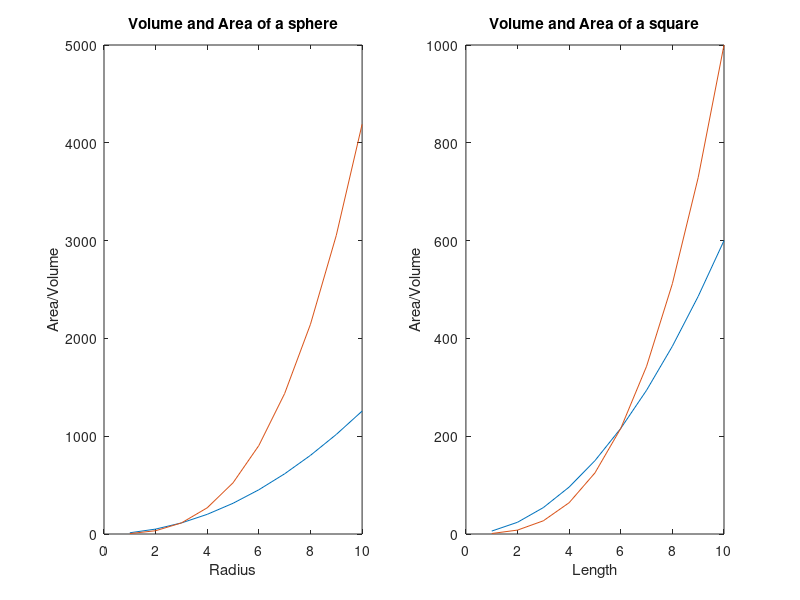

MATLAB code to generate this figure:
% Dean Chong San
% 40061194
clc;
close all;

radiuses = [1:10];

% Sphere
area = 4 * pi .* radiuses .^2;
volume = 4/3 * pi .* radiuses .^3;

% Square
surfAreaSquare = 6 .* radiuses .^2;
volumeSquare = radiuses .^3;

subplot(1,2,1);
plot (radiuses, area);
title('Volume and Area of a sphere');
ylabel('Area/Volume');
xlabel('Radius');
hold on;
plot (radiuses, volume);

hold off;

subplot(1,2,2);
plot (radiuses, surfAreaSquare);
title('Volume and Area of a square');
ylabel('Area/Volume');
xlabel('Length');
hold on;

plot (radiuses, volumeSquare);